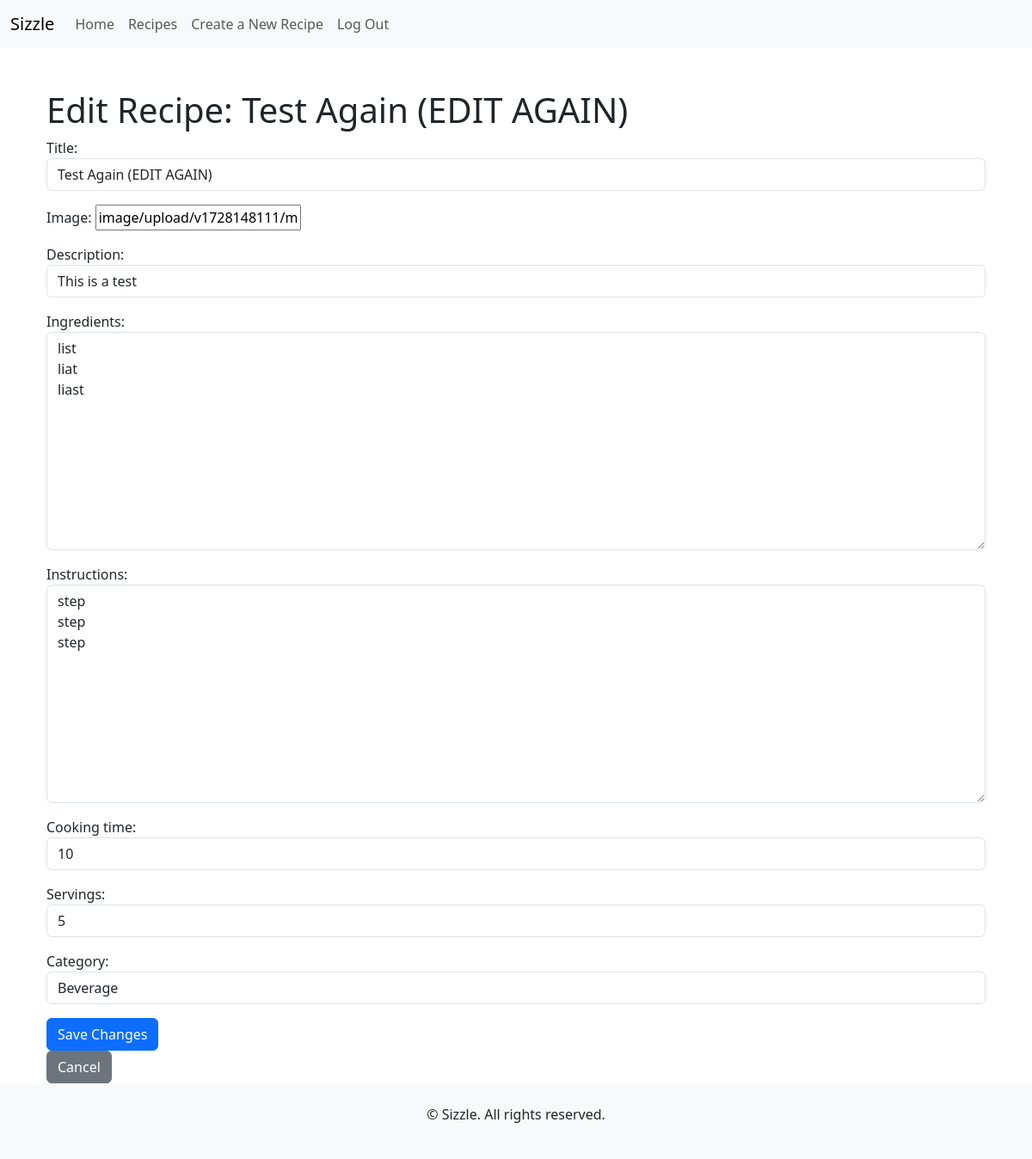
The app's page /recipes/edit/test-again/ (signed in), older data.
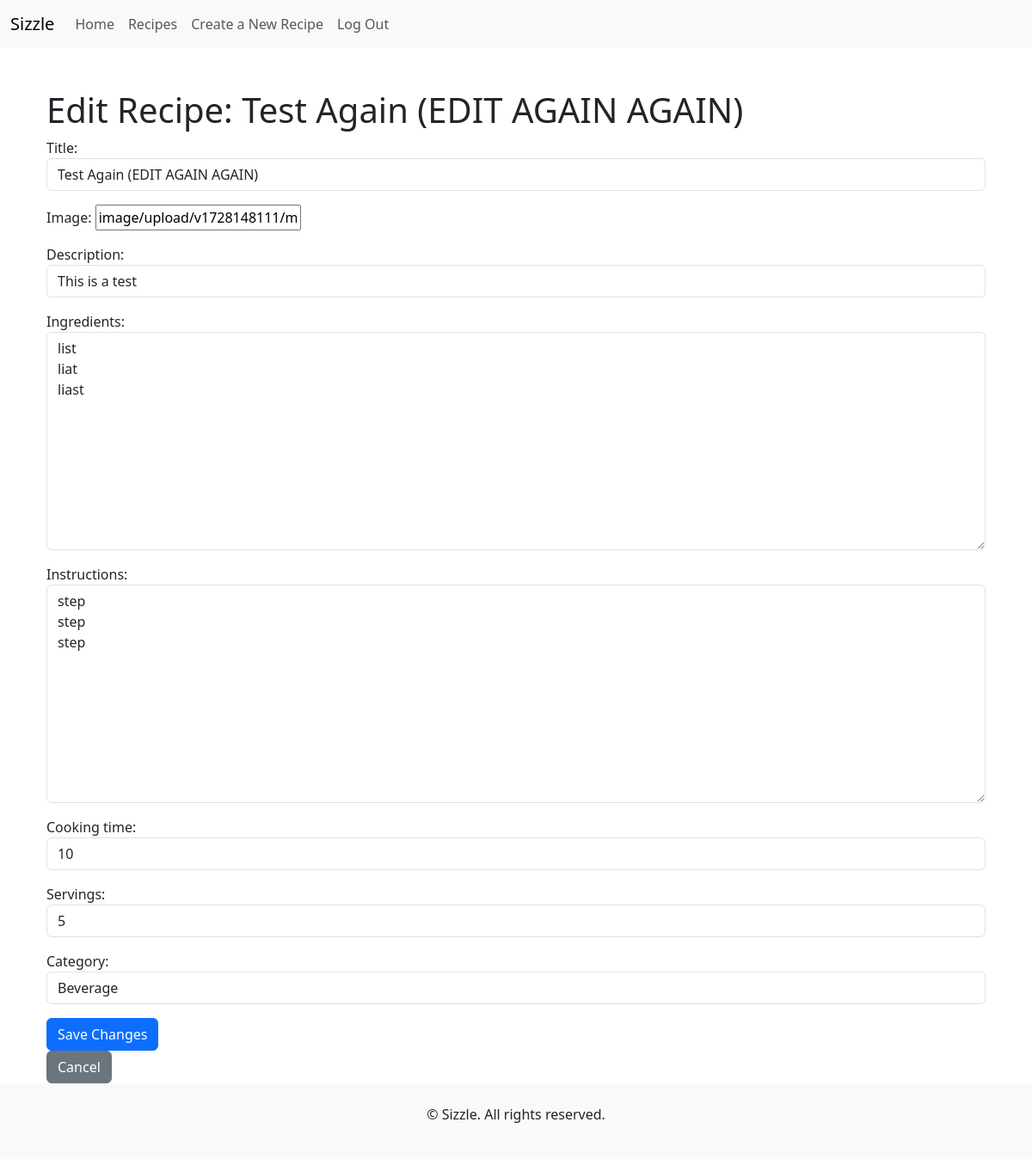
The same page, newer data.
### recipes/models.py (models this page shows, shortened)
class Recipe(models.Model):
    title = models.CharField(max_length=35, unique=True)
    slug = models.SlugField(max_length=45, unique=True)
    author = models.ForeignKey(User, on_delete=models.CASCADE, related_name="user_recipes")
    featured_image = CloudinaryField('image', default='placeholder')
    description = models.TextField(max_length=45)
    ingredients = models.TextField(null=True, blank=True)
    instructions = models.TextField()
    cooking_time = models.IntegerField()
    servings = models.IntegerField()
    category = models.CharField(max_length=100, null=True, blank=True)
    created_on = models.DateTimeField(auto_now_add=True)
    average_rating = models.FloatField(default=0)
    class Meta:
        ordering = ['-created_on']

### recipes/views.py (the view)
# urls.py: path('recipes/edit/<slug:slug>/', edit_recipe, name='edit_recipe'),
@login_required
def edit_recipe(request, slug):
    recipe = get_object_or_404(Recipe, slug=slug)
    if request.method == 'POST':
        form = RecipeForm(request.POST, request.FILES, instance=recipe)
        if form.is_valid():
            form.save()
            messages.success(request, 'Recipe updated successfully!')
            return redirect('recipe_detail', slug=recipe.slug)
        else:
            messages.error(request, 'Please correct the errors below.')
    else:
        form = RecipeForm(instance=recipe)
    return render(request, 'recipes/edit_recipe.html', {'form': form, 'recipe': recipe, 'title': 'Edit Recipe'})

### templates/recipes/edit_recipe.html (shortened to what this page needs)
{% extends 'base.html' %}
{% block content %}
<div class="container mt-5">
    <h1>Edit Recipe: {{ recipe.title }}</h1>
    <form method="POST" enctype="multipart/form-data">
        {{ form.as_p }}
        <button type="submit" class="btn btn-primary">Save Changes</button>
    </form>
    <a href="{% url 'recipe_detail' recipe.slug %}" class="btn btn-secondary">Cancel</a>
</div>
{% endblock %}

Row changes from the older to the newer data that the page shows:
changed Recipe "image/upload/v1728148111/mu8ybjhpktn4yloda3nm.jpg": title "Test Again (EDIT AGAIN)" → "Test Again (EDIT AGAIN AGAIN)"
